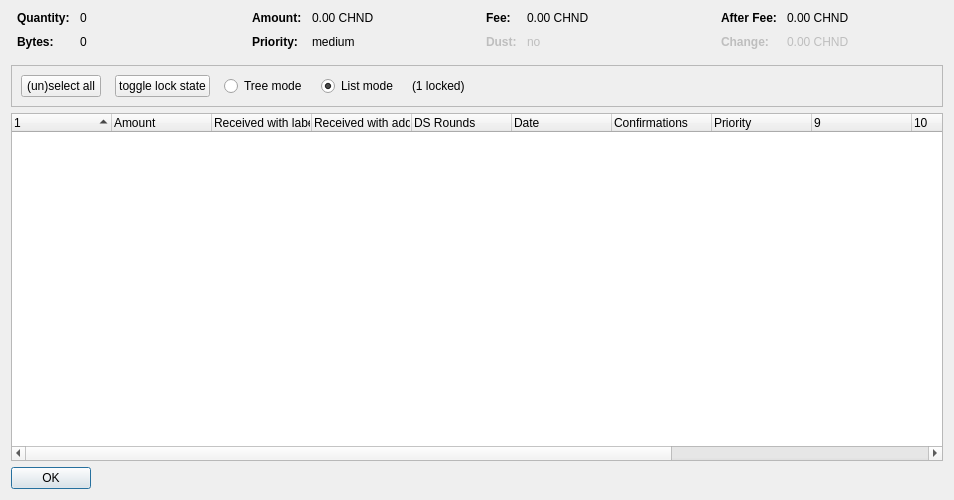
<?xml version="1.0" encoding="UTF-8"?>
<ui version="4.0">
 <class>CoinControlDialog</class>
 <widget class="QDialog" name="CoinControlDialog">
  <property name="geometry">
   <rect>
    <x>0</x>
    <y>0</y>
    <width>954</width>
    <height>500</height>
   </rect>
  </property>
  <property name="windowTitle">
   <string>Coin Selection</string>
  </property>
  <layout class="QVBoxLayout" name="verticalLayout">
   <item>
    <layout class="QHBoxLayout" name="horizontalLayoutTop" stretch="0,0,0,0">
     <property name="topMargin">
      <number>0</number>
     </property>
     <property name="bottomMargin">
      <number>10</number>
     </property>
     <item>
      <layout class="QFormLayout" name="formLayoutCoinControl1">
       <property name="horizontalSpacing">
        <number>10</number>
       </property>
       <property name="verticalSpacing">
        <number>10</number>
       </property>
       <property name="leftMargin">
        <number>6</number>
       </property>
       <property name="rightMargin">
        <number>6</number>
       </property>
       <item row="0" column="0">
        <widget class="QLabel" name="labelCoinControlQuantityText">
         <property name="font">
          <font>
           <weight>75</weight>
           <bold>true</bold>
          </font>
         </property>
         <property name="text">
          <string>Quantity:</string>
         </property>
        </widget>
       </item>
       <item row="0" column="1">
        <widget class="QLabel" name="labelCoinControlQuantity">
         <property name="cursor">
          <cursorShape>IBeamCursor</cursorShape>
         </property>
         <property name="contextMenuPolicy">
          <enum>Qt::ActionsContextMenu</enum>
         </property>
         <property name="text">
          <string notr="true">0</string>
         </property>
         <property name="textInteractionFlags">
          <set>Qt::LinksAccessibleByMouse|Qt::TextSelectableByKeyboard|Qt::TextSelectableByMouse</set>
         </property>
        </widget>
       </item>
       <item row="1" column="0">
        <widget class="QLabel" name="labelCoinControlBytesText">
         <property name="font">
          <font>
           <weight>75</weight>
           <bold>true</bold>
          </font>
         </property>
         <property name="text">
          <string>Bytes:</string>
         </property>
        </widget>
       </item>
       <item row="1" column="1">
        <widget class="QLabel" name="labelCoinControlBytes">
         <property name="cursor">
          <cursorShape>IBeamCursor</cursorShape>
         </property>
         <property name="contextMenuPolicy">
          <enum>Qt::ActionsContextMenu</enum>
         </property>
         <property name="text">
          <string notr="true">0</string>
         </property>
         <property name="textInteractionFlags">
          <set>Qt::LinksAccessibleByMouse|Qt::TextSelectableByKeyboard|Qt::TextSelectableByMouse</set>
         </property>
        </widget>
       </item>
      </layout>
     </item>
     <item>
      <layout class="QFormLayout" name="formLayoutCoinControl2">
       <property name="horizontalSpacing">
        <number>10</number>
       </property>
       <property name="verticalSpacing">
        <number>10</number>
       </property>
       <property name="leftMargin">
        <number>6</number>
       </property>
       <property name="rightMargin">
        <number>6</number>
       </property>
       <item row="0" column="0">
        <widget class="QLabel" name="labelCoinControlAmountText">
         <property name="font">
          <font>
           <weight>75</weight>
           <bold>true</bold>
          </font>
         </property>
         <property name="text">
          <string>Amount:</string>
         </property>
        </widget>
       </item>
       <item row="0" column="1">
        <widget class="QLabel" name="labelCoinControlAmount">
         <property name="cursor">
          <cursorShape>IBeamCursor</cursorShape>
         </property>
         <property name="contextMenuPolicy">
          <enum>Qt::ActionsContextMenu</enum>
         </property>
         <property name="text">
          <string notr="true">0.00 CHND</string>
         </property>
         <property name="textInteractionFlags">
          <set>Qt::LinksAccessibleByMouse|Qt::TextSelectableByKeyboard|Qt::TextSelectableByMouse</set>
         </property>
        </widget>
       </item>
       <item row="1" column="0">
        <widget class="QLabel" name="labelCoinControlPriorityText">
         <property name="font">
          <font>
           <weight>75</weight>
           <bold>true</bold>
          </font>
         </property>
         <property name="text">
          <string>Priority:</string>
         </property>
        </widget>
       </item>
       <item row="1" column="1">
        <widget class="QLabel" name="labelCoinControlPriority">
         <property name="cursor">
          <cursorShape>IBeamCursor</cursorShape>
         </property>
         <property name="contextMenuPolicy">
          <enum>Qt::ActionsContextMenu</enum>
         </property>
         <property name="text">
          <string>medium</string>
         </property>
         <property name="textInteractionFlags">
          <set>Qt::LinksAccessibleByMouse|Qt::TextSelectableByKeyboard|Qt::TextSelectableByMouse</set>
         </property>
        </widget>
       </item>
      </layout>
     </item>
     <item>
      <layout class="QFormLayout" name="formLayoutCoinControl3">
       <property name="horizontalSpacing">
        <number>10</number>
       </property>
       <property name="verticalSpacing">
        <number>10</number>
       </property>
       <property name="leftMargin">
        <number>6</number>
       </property>
       <property name="rightMargin">
        <number>6</number>
       </property>
       <item row="0" column="0">
        <widget class="QLabel" name="labelCoinControlFeeText">
         <property name="font">
          <font>
           <weight>75</weight>
           <bold>true</bold>
          </font>
         </property>
         <property name="text">
          <string>Fee:</string>
         </property>
        </widget>
       </item>
       <item row="0" column="1">
        <widget class="QLabel" name="labelCoinControlFee">
         <property name="cursor">
          <cursorShape>IBeamCursor</cursorShape>
         </property>
         <property name="contextMenuPolicy">
          <enum>Qt::ActionsContextMenu</enum>
         </property>
         <property name="text">
          <string notr="true">0.00 CHND</string>
         </property>
         <property name="textInteractionFlags">
          <set>Qt::LinksAccessibleByMouse|Qt::TextSelectableByKeyboard|Qt::TextSelectableByMouse</set>
         </property>
        </widget>
       </item>
       <item row="1" column="0">
        <widget class="QLabel" name="labelCoinControlLowOutputText">
         <property name="enabled">
          <bool>false</bool>
         </property>
         <property name="font">
          <font>
           <weight>75</weight>
           <bold>true</bold>
          </font>
         </property>
         <property name="text">
          <string>Dust:</string>
         </property>
        </widget>
       </item>
       <item row="1" column="1">
        <widget class="QLabel" name="labelCoinControlLowOutput">
         <property name="enabled">
          <bool>false</bool>
         </property>
         <property name="cursor">
          <cursorShape>IBeamCursor</cursorShape>
         </property>
         <property name="contextMenuPolicy">
          <enum>Qt::ActionsContextMenu</enum>
         </property>
         <property name="text">
          <string>no</string>
         </property>
         <property name="textInteractionFlags">
          <set>Qt::LinksAccessibleByMouse|Qt::TextSelectableByKeyboard|Qt::TextSelectableByMouse</set>
         </property>
        </widget>
       </item>
      </layout>
     </item>
     <item>
      <layout class="QFormLayout" name="formLayoutCoinControl4">
       <property name="horizontalSpacing">
        <number>10</number>
       </property>
       <property name="verticalSpacing">
        <number>10</number>
       </property>
       <property name="leftMargin">
        <number>6</number>
       </property>
       <property name="rightMargin">
        <number>6</number>
       </property>
       <item row="0" column="0">
        <widget class="QLabel" name="labelCoinControlAfterFeeText">
         <property name="font">
          <font>
           <weight>75</weight>
           <bold>true</bold>
          </font>
         </property>
         <property name="text">
          <string>After Fee:</string>
         </property>
        </widget>
       </item>
       <item row="0" column="1">
        <widget class="QLabel" name="labelCoinControlAfterFee">
         <property name="cursor">
          <cursorShape>IBeamCursor</cursorShape>
         </property>
         <property name="contextMenuPolicy">
          <enum>Qt::ActionsContextMenu</enum>
         </property>
         <property name="text">
          <string notr="true">0.00 CHND</string>
         </property>
         <property name="textInteractionFlags">
          <set>Qt::LinksAccessibleByMouse|Qt::TextSelectableByKeyboard|Qt::TextSelectableByMouse</set>
         </property>
        </widget>
       </item>
       <item row="1" column="0">
        <widget class="QLabel" name="labelCoinControlChangeText">
         <property name="enabled">
          <bool>false</bool>
         </property>
         <property name="font">
          <font>
           <weight>75</weight>
           <bold>true</bold>
          </font>
         </property>
         <property name="text">
          <string>Change:</string>
         </property>
        </widget>
       </item>
       <item row="1" column="1">
        <widget class="QLabel" name="labelCoinControlChange">
         <property name="enabled">
          <bool>false</bool>
         </property>
         <property name="cursor">
          <cursorShape>IBeamCursor</cursorShape>
         </property>
         <property name="contextMenuPolicy">
          <enum>Qt::ActionsContextMenu</enum>
         </property>
         <property name="text">
          <string notr="true">0.00 CHND</string>
         </property>
         <property name="textInteractionFlags">
          <set>Qt::LinksAccessibleByMouse|Qt::TextSelectableByKeyboard|Qt::TextSelectableByMouse</set>
         </property>
        </widget>
       </item>
      </layout>
     </item>
    </layout>
   </item>
   <item>
    <widget class="QFrame" name="frame">
     <property name="minimumSize">
      <size>
       <width>0</width>
       <height>40</height>
      </size>
     </property>
     <property name="frameShape">
      <enum>QFrame::StyledPanel</enum>
     </property>
     <property name="frameShadow">
      <enum>QFrame::Sunken</enum>
     </property>
     <layout class="QHBoxLayout" name="horizontalLayout">
      <item>
       <layout class="QHBoxLayout" name="horizontalLayoutPanel" stretch="0,0,0,0,0,0">
        <property name="spacing">
         <number>14</number>
        </property>
        <item>
         <widget class="QPushButton" name="pushButtonSelectAll">
          <property name="sizePolicy">
           <sizepolicy hsizetype="Maximum" vsizetype="Fixed">
            <horstretch>0</horstretch>
            <verstretch>0</verstretch>
           </sizepolicy>
          </property>
          <property name="text">
           <string>(un)select all</string>
          </property>
          <property name="autoDefault">
           <bool>false</bool>
          </property>
         </widget>
        </item>
        <item>
         <widget class="QPushButton" name="pushButtonToggleLock">
          <property name="sizePolicy">
           <sizepolicy hsizetype="Maximum" vsizetype="Fixed">
            <horstretch>0</horstretch>
            <verstretch>0</verstretch>
           </sizepolicy>
          </property>
          <property name="text">
           <string>toggle lock state</string>
          </property>
          <property name="autoDefault">
           <bool>false</bool>
          </property>
         </widget>
        </item>
        <item>
         <widget class="QRadioButton" name="radioTreeMode">
          <property name="sizePolicy">
           <sizepolicy hsizetype="Maximum" vsizetype="Fixed">
            <horstretch>0</horstretch>
            <verstretch>0</verstretch>
           </sizepolicy>
          </property>
          <property name="text">
           <string>Tree mode</string>
          </property>
         </widget>
        </item>
        <item>
         <widget class="QRadioButton" name="radioListMode">
          <property name="sizePolicy">
           <sizepolicy hsizetype="Maximum" vsizetype="Fixed">
            <horstretch>0</horstretch>
            <verstretch>0</verstretch>
           </sizepolicy>
          </property>
          <property name="text">
           <string>List mode</string>
          </property>
          <property name="checked">
           <bool>true</bool>
          </property>
         </widget>
        </item>
        <item>
         <widget class="QLabel" name="labelLocked">
          <property name="text">
           <string>(1 locked)</string>
          </property>
         </widget>
        </item>
        <item>
         <spacer name="horizontalSpacer">
          <property name="orientation">
           <enum>Qt::Horizontal</enum>
          </property>
          <property name="sizeHint" stdset="0">
           <size>
            <width>40</width>
            <height>20</height>
           </size>
          </property>
         </spacer>
        </item>
       </layout>
      </item>
     </layout>
    </widget>
   </item>
   <item>
    <widget class="CoinControlTreeWidget" name="treeWidget">
     <property name="contextMenuPolicy">
      <enum>Qt::CustomContextMenu</enum>
     </property>
     <property name="sortingEnabled">
      <bool>false</bool>
     </property>
     <property name="columnCount">
      <number>13</number>
     </property>
     <attribute name="headerShowSortIndicator" stdset="0">
      <bool>true</bool>
     </attribute>
     <attribute name="headerStretchLastSection">
      <bool>false</bool>
     </attribute>
     <column>
      <property name="text">
       <string/>
      </property>
     </column>
     <column>
      <property name="text">
       <string>Amount</string>
      </property>
     </column>
     <column>
      <property name="text">
       <string>Received with label</string>
      </property>
     </column>
     <column>
      <property name="text">
       <string>Received with address</string>
      </property>
     </column>
     <column>
      <property name="text">
       <string>DS Rounds</string>
      </property>
     </column>
     <column>
      <property name="text">
       <string>Date</string>
      </property>
     </column>
     <column>
      <property name="text">
       <string>Confirmations</string>
      </property>
      <property name="toolTip">
       <string>Confirmed</string>
      </property>
     </column>
     <column>
      <property name="text">
       <string>Priority</string>
      </property>
     </column>
     <column>
      <property name="text">
       <string/>
      </property>
     </column>
     <column>
      <property name="text">
       <string/>
      </property>
     </column>
     <column>
      <property name="text">
       <string/>
      </property>
     </column>
     <column>
      <property name="text">
       <string/>
      </property>
     </column>
     <column>
      <property name="text">
       <string/>
      </property>
     </column>
    </widget>
   </item>
   <item>
    <widget class="QDialogButtonBox" name="buttonBox">
     <property name="sizePolicy">
      <sizepolicy hsizetype="Maximum" vsizetype="Fixed">
       <horstretch>0</horstretch>
       <verstretch>0</verstretch>
      </sizepolicy>
     </property>
     <property name="orientation">
      <enum>Qt::Horizontal</enum>
     </property>
     <property name="standardButtons">
      <set>QDialogButtonBox::Ok</set>
     </property>
    </widget>
   </item>
  </layout>
 </widget>
 <customwidgets>
  <customwidget>
   <class>CoinControlTreeWidget</class>
   <extends>QTreeWidget</extends>
   <header>coincontroltreewidget.h</header>
  </customwidget>
 </customwidgets>
 <resources/>
 <connections/>
</ui>
